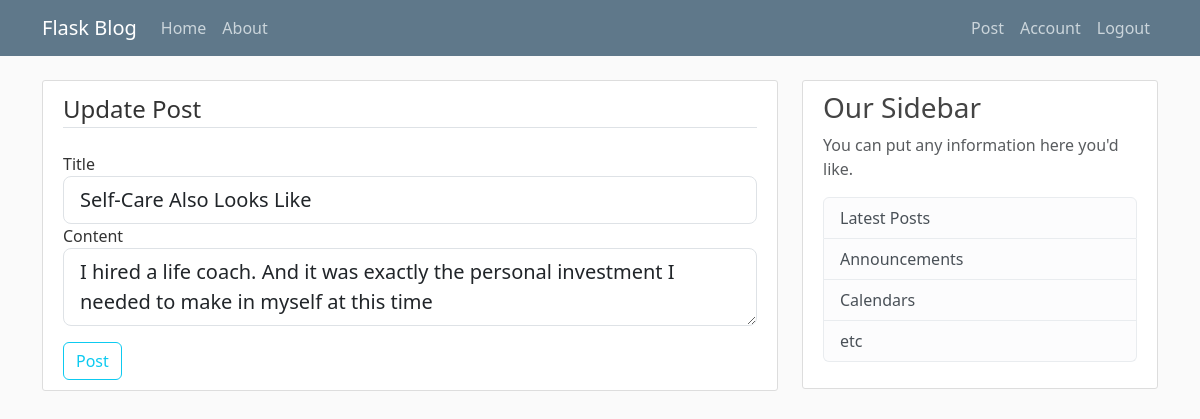
The page /post/6/update (signed in) on the database its author committed.
### flaskblog/models.py (models this page shows, shortened)
class Post(db.Model):
    id = db.Column(db.Integer, primary_key = True)
    title = db.Column(db.String(40), nullable = False)
    date_posted = db.Column(db.DateTime, nullable = False, default = datetime.utcnow)
    content = db.Column(db.Text, nullable = False)
    user_id = db.Column(db.Integer, db.ForeignKey('user.id'), nullable=False)
    comments = db.relationship('Comment', backref='origin_post', lazy=True)

### flaskblog/posts/urls.py (the view)
@posts.route("/post/<int:post_id>/update", methods=['GET', 'POST'])
@login_required
def update_post(post_id):
    post = Post.query.get_or_404(post_id)
    if post.author != current_user:
        abort(403)
    form = PostForm()
    if form.validate_on_submit():
        post.title = form.title.data
        post.content = form.content.data
        db.session.commit()
        flash('Post has been updated', 'success')
        return redirect(url_for('posts.one_post', post_id=post.id))
    elif request.method == 'GET':
        form.title.data = post.title
        form.content.data = post.content
    return render_template('create_post.html', title='Update Post', form=form)

### flaskblog/posts/forms.py
class PostForm(FlaskForm):
    title = StringField('Title', validators=[DataRequired()])
    content = TextAreaField('Content', validators=[DataRequired()])
    submit = SubmitField('Post')

### flaskblog/models.py (called while the page is built)
@login_manager.user_loader
def load_user(user_id):
    return User.query.get(int(user_id))

### flaskblog/templates/create_post.html (shortened to what this page needs)
{% extends "base.html" %}
{% block content %}
<div class="content-section">
    <form action="" method="post">
        <fieldset class="form-group">
            <legend class="border-bottom mb-4">{{ title }}</legend>
            <div class="form-group">
                {{ form.title.label(class="form-control-label") }}
                {% if form.title.errors %}
                    {{ form.title(class="form-control form-control-lg is-invalid") }}
                    <div class="invalid-feedback">
                        {% for error in form.title.errors %}
                            <span> {{ error }}</span>
                        {% endfor %}
                    </div>
                {% else %}
                    {{ form.title(class="form-control form-control-lg") }}
                {% endif %}
            </div>
            <div class="form-group">
                {{ form.content.label(class="form-control-label") }}
                {% if form.content.errors %}
                    {{ form.content(class="form-control form-control-lg is-invalid") }}
                    <div class="invalid-feedback">
                        {% for error in form.content.errors %}
                            <span> {{ error }}</span>
                        {% endfor %}
                    </div>
                {% else %}
                    {{ form.content(class="form-control form-control-lg") }}
                {% endif %}
            </div>
        </fieldset>
        <div class="form-group pt-3">
            {{ form.submit(class="btn btn-outline-info") }}
        </div>
    </form>
</div>
{% endblock %}

### flaskblog/static/main.css (style rules this page uses)
body { background: #fafafa; color: #333333; margin-top: 5rem; }
.content-section { background: #ffffff; padding: 10px 20px; border: 1px solid #dddddd; border-radius: 3px; margin-bottom: 20px; }

### rows shown on the page
Post: title "Self-Care Also Looks Like", content "I hired a life coach. And it was exactly the personal investment I needed to make in myself at this time"

### other values the page prints
{{ title }} "Update Post"
